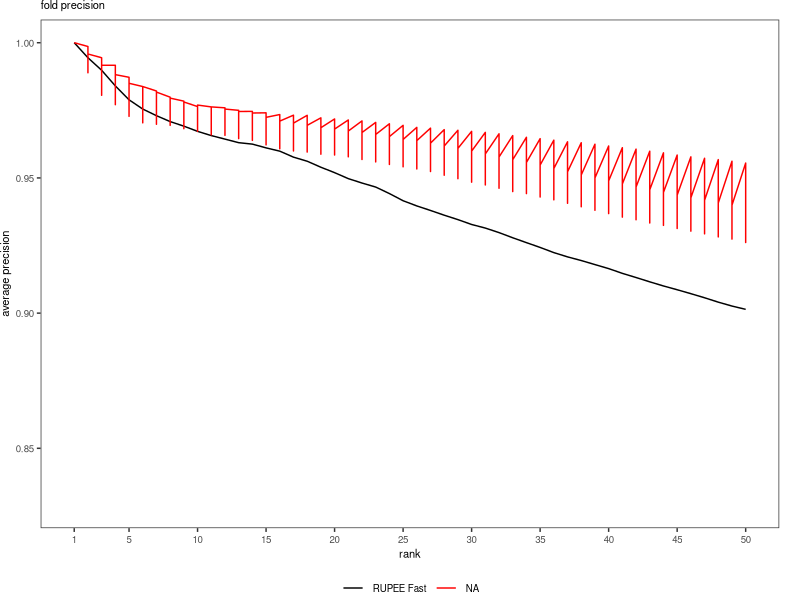

Source code (R):

# variable
# 1. factor levels
# 2. x scale 
# 3. title

library(ggplot2)
library(plyr)

# clear environment
rm(list = ls())

# read in data file
df <- read.csv('precision.txt')

# reorder factor levels
df$app <- factor(df$app, levels = c('RUPEE', 'RUPEE Fast', 'SSM'))
    
ggplot(df, aes(n, level_precision, group = app, color = app)) +

    # geoms
    geom_line(
        size = rel(0.5)
    ) + 

    # scales
    scale_color_grey(
        start = 0,
        end = 0.6
    ) + 
    scale_x_continuous(
        #limits = c(1, 100),
        #breaks = c(1, seq(10, 100, by = 10))
        limits = c(1, 50),
        breaks = c(1, seq(5, 50, by = 5))
    ) + 
    
    # guides
    guides(color = guide_legend(override.aes = list(size = rel(0.5)))) + 

    # plot title
    ggtitle('fold precision') + 

    # axis labels
    labs(
         x = 'rank', 
         y = 'average precision'
    ) + 
    
    # default theme 
    theme_bw() +

    # default override
    theme(
        plot.title = element_text(size = 8),
        plot.margin = margin(0,15,0,0), 

        panel.grid = element_blank(),
        
        axis.text = element_text(size = 7), 
        axis.title = element_text(size = 8), 
        
        legend.text = element_text(size = 7),
        legend.title = element_blank(), 
        legend.position = 'bottom',
        legend.margin = unit(0,'mm'),
        legend.box = 'horizontal',
        legend.direction = 'horizontal'
    ) 

ggsave('precision.pdf', width = 3, height = 2.5)


